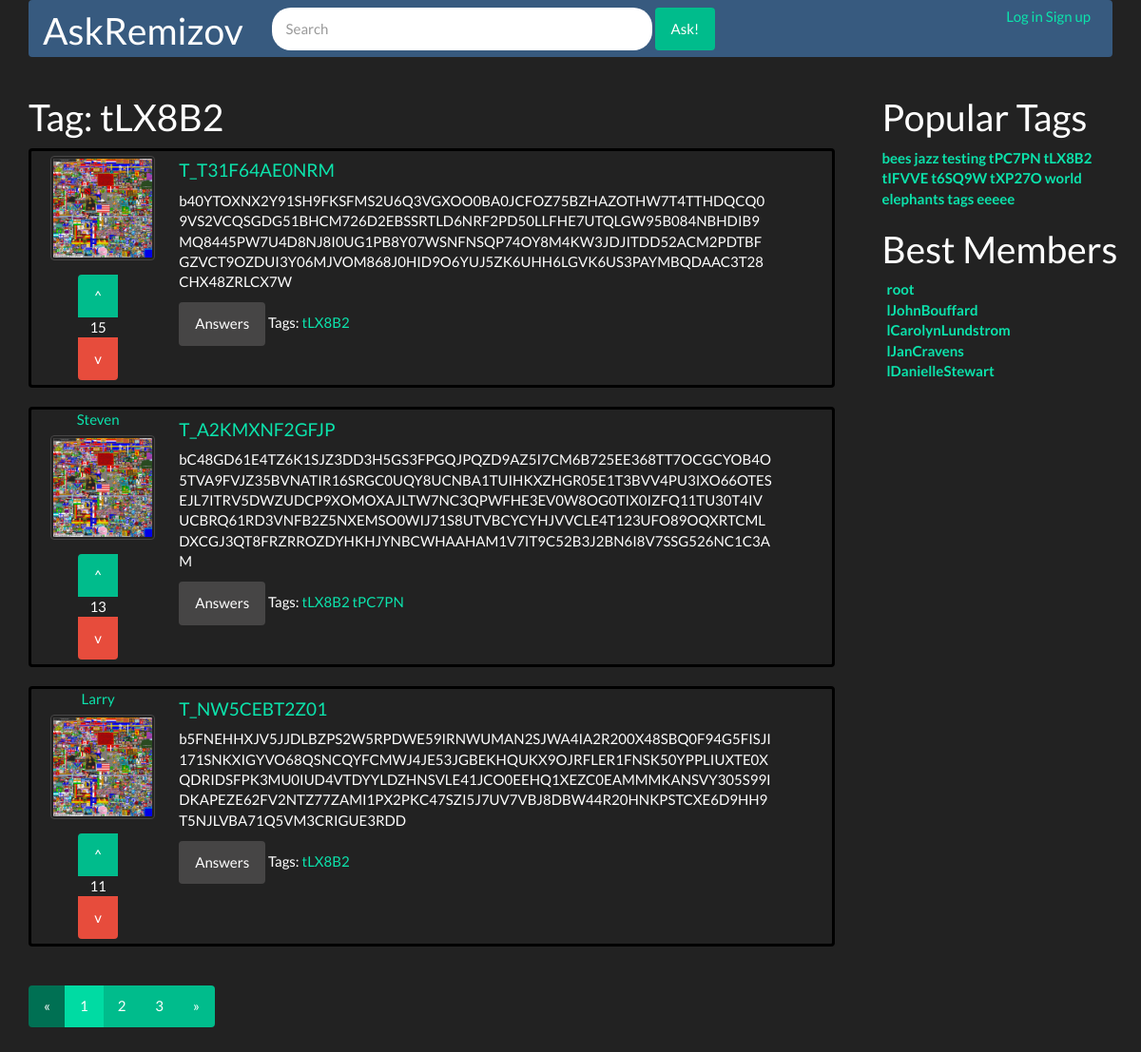
Screenshot of /question/tag/1 with the database file from the repository.
### questions/models.py (models this page shows, shortened)
class Tag(models.Model):
    text = models.CharField(max_length=MAX_TAG_LENGTH)
    objects = TagManager()

class Question(models.Model):
    author = models.ForeignKey(Profile, on_delete=models.SET(''))
    title = models.CharField(max_length=MAX_TITLE_LENGTH)
    body = models.CharField(max_length=MAX_TEXT_LENGTH)
    rating = models.IntegerField(default=0)
    publication_date = models.DateTimeField('date published', auto_now=True)
    tags = models.ManyToManyField(Tag)
    objects = QuestionManager()

class Profile(models.Model):
    user = models.OneToOneField(User, on_delete=models.CASCADE)
    rating = models.IntegerField(default=0)
    avatar = models.ImageField(upload_to='%Y/%m/%d/', default='avatar.png')
    objects = ProfileManager()

### questions/views.py (the view)
# urls.py: url(r'^tag/(?P<tag_id>[0-9]+)$', views.tag_view, name='questions_by_tag'),
def tag_view(request, tag_id='0'):
    tag = Tag.objects.get(pk=int(tag_id))
    questions = get_page(Question.objects.filter(tags__id=int(tag_id))
                         .order_by('-rating'), 3,
                         int(request.GET.get('page') or 1))
    return render(request, 'questions/tag.html', {
                  'tag': tag,
                  'get_parameters': get_GET_parameters(request),
                  'questions': questions,
                  'best_members': get_best_members(),
                  'popular_tags': Tag.objects.get_popular(16),
                  })

### questions/models.py (called while the page is built)
    def get_popular(self, number):
        return Tag.objects.annotate(num_questions=Count('question')).order_by('-num_questions')[:number]

### questions/views.py (called while the page is built)
def get_page(objects, page_size, page_number):
    paginator = Paginator(objects, page_size)
    try:
        result = paginator.page(page_number)
    except PageNotAnInteger:
        result = paginator.page(1)
    except EmptyPage:
        result = paginator.page(paginator.num_pages)
    return result

def get_GET_parameters(request):
    parameters = ''
    for parameter in (request.GET.items()):
        parameters += str(parameter[0] + '=' + parameter[1] + '&')
    return parameters

def get_best_members():
    return User.objects.order_by('profile__rating')[:5]

### templates/questions/tag.html (shortened to what this page needs)
{% load static %}
<!DOCTYPE html>
<html lang="en">
<head>
	<link href="{% static "bootstrap/css/darkly_bootstrap.css" %}" type="text/css" rel="stylesheet">
</head>
<body class="container">
	{% include 'questions/navbar.html' %}
	<div class="row">
		<div class="col-sm-9 left_side">
			<div class="row">
				<h1 class="header">Tag: {{ tag.text }}</h1>
			</div>
			{% for question in questions %}
				{% include 'questions/question.html' %}
			{% endfor %}
			{% if questions.has_other_pages %}
				<ul class="pagination">
					{% if questions.has_previous %}
						<li><a href="?{{ get_parameters }}page={{ questions.previous_page_number }}">&laquo;</a></li>
					{% else %}
						<li class="disabled"><span>&laquo;</span></li>
					{% endif %}
					{% for i in questions.paginator.page_range %}
						{% if questions.number == i %}
							<li class="active"><span>{{ i }} <span class="sr-only">(current)</span></span></li>
						{% else %}
							<li><a href="?{{ get_parameters }}page={{ i }}">{{ i }}</a></li>
						{% endif %}
					{% endfor %}
					{% if questions.has_next %}
						<li><a href="?{{ get_parameters }}page={{ questions.next_page_number }}">&raquo;</a></li>
					{% else %}
						<li class="disabled"><span>&raquo;</span></li>
					{% endif %}
				</ul>
			{% endif %}
		</div>
		<div class="col-sm-3" id="right_side">
			{% include 'questions/popular_tags.html' %}
			{% include 'questions/best_members.html' %}
		</div>
	</div>
</body>
</html>

### templates/questions/navbar.html (shortened to what this page needs)
{% load static %}
<nav class="navbar navbar-default nav">
        <div class="container-fluid">
            <div class="navbar-header"">
                <a class="navbar-brand" href="/question">
                    <h1>AskRemizov</h1>
                </a>
            </div>
            <div class="collapse navbar-collapse" id="bs-example-navbar-collapse-1">
                <form class="navbar-form navbar-left">
                    <div class="form-group">
                        <input type="text" class="form-control" placeholder="Search" id="nav_search">
                    </div>
                    <a href="{% url 'ask' %}" class="btn btn-success">
                        Ask!
                    </a>
                </form>
                <div class="navbar-right" id="avatar_navbar">
                    <div class="navbar-left">
                        <div class="navbar_img">
                        </div>
                    </div>
                    <div class="navbar-right">
                        {% if user.is_authenticated %}
                            {{ user.username }}
                            <br>
                            <a href="{% url 'settings' %}">Settings</a>
                            <a href="{% url 'logout' %}?continue={{ request.path }}">Log out</a>
                        {% else %}
                            <a href="{% url 'login' %}?continue={{ request.path }}">Log in</a>
                            <a href="{% url 'signup' %}?continue={{ request.path }}">Sign up</a>
                        {% endif %}
                    </div>
                </div>
            </div>
        </div>
    </nav>

### templates/questions/question.html
{% load static %}
<div class="question">
	<div class="col-sm-2 question_info">
		<center><a> {{ question.author.user.first_name }} </a></center>
		<a>
			{% if question.author.avatar %}
				<img src="{{ question.author.avatar.url }}" alt="72x72" class="img-thumbnail question_img">
			{% endif %}
		</a>
		<div class="rating">
			<center>
				<div class="btn-group btn-group-vertical">
					<button type="submit" class="btn btn-success" id="btn_rating">^</button>
					{{ question.rating }}
					<button type="submit" class="btn btn-danger" id="btn_rating">v</button>
				</div>
			</center>
		</div>
	</div>
	<div class="row">
		<div class="col-sm-9">
			<a href="/question/q/{{ question.id }}">
				<h4>{{ question.title }}</h4>
			</a>
			<p>{{ question.body }}</p>
			<p>
				<a href="{% url 'answers' question.id %}" class="btn btn-default">
					Answers
			    </a>
					Tags:
					{% for tag in question.tags.all %}
					<a href="{% url 'questions_by_tag' tag.id %}"> {{ tag.text }} </a>
					{% endfor %}
			</p>
		</div>
	</div>
</div>

### templates/questions/popular_tags.html
<div class="row">
	<h1>Popular Tags</h1>
</div>
<div align="left" class="row">
	{% for tag in popular_tags %}
		<a href="/question/tag/{{ tag.id }}"><b>
			{{ tag.text }}
		</b></a>
	{% endfor %}
</div>

### templates/questions/best_members.html
<div class="row">
    <h1>Best Members</h1>
</div>
<ul class="best_members">
    {% for member in best_members %}
        <li><a><b> {{ member.username }} </b></a></li>
    {% endfor %}
</ul>

### templates/questions/tag.html (style rules this page uses)
.navbar-brand { margin-top: -30px; }
.header { padding-left: 15px; display: inline-block; }
.rating { margin: 5px 5px 5px 5px; }
.question { margin-bottom: 20px; border: 3px solid #000000; border-radius: 4px; overflow-wrap: break-word; }
.question_info { text-align: center; }
.question_img { margin: 5px 5px 10px 5px; }
.navbar_img { width:42px; height:42px; margin-right:10px; }
#avatar_navbar { margin:7px 8px 0px 0px; }
li { list-style-type: none; }
ul { padding-left: 0px; margin-left: -10px; }
#nav_search { width: 400px; border-radius: 20px; }
#right_side { padding-left:50px; }

### rows the page displays
Tag: text "tLX8B2"
Question: author.avatar (placeholder picture), rating "15", title "T_T31F64AE0NRM", body "b40YTOXNX2Y91SH9FKSFMS2U6Q3VGXOO0BA0JCFOZ75BZHAZOTHW7T4TTHDQCQ09VS2VCQSGDG51BHCM726D2EBSSRTLD6NRF2PD50LLFHE7UTQLGW95B084NBHDIB9MQ8445PW7U4D8NJ8I0UG1PB8Y07WSNFNSQP74OY8M4KW3JDJITDD52ACM2PDTBFGZVCT9OZDUI3Y06MJVOM868J0HID9O6YUJ5ZK6UHH6LGVK6US3PAYMBQDAAC3T28CHX48ZRLCX7W"
Question: author.user.first_name "Steven", author.avatar (placeholder picture), rating "13", title "T_A2KMXNF2GFJP", body "bC48GD61E4TZ6K1SJZ3DD3H5GS3FPGQJPQZD9AZ5I7CM6B725EE368TT7OCGCYOB4O5TVA9FVJZ35BVNATIR16SRGC0UQY8UCNBA1TUIHKXZHGR05E1T3BVV4PU3IXO66OTESEJL7ITRV5DWZUDCP9XOMOXAJLTW7NC3QPWFHE3EV0W8OG0TIX0IZFQ11TU30T4IVUCBRQ61RD3VNFB2Z5NXEMSO0WIJ71S8UTVBCYCYHJVVCLE4T123UFO89OQXRTCMLDXCGJ3QT8FRZRROZDYHKHJYNBCWHAAHAM1V7IT9C52B3J2BN6I8V7SSG526NC1C3AM"
Tag: text "tPC7PN"
Question: author.user.first_name "Larry", author.avatar (placeholder picture), rating "11", title "T_NW5CEBT2Z01", body "b5FNEHHXJV5JJDLBZPS2W5RPDWE59IRNWUMAN2SJWA4IA2R200X48SBQ0F94G5FISJI171SNKXIGYVO68QSNCQYFCMWJ4JE53JGBEKHQUKX9OJRFLER1FNSK50YPPLIUXTE0XQDRIDSFPK3MU0IUD4VTDYYLDZHNSVLE41JCO0EEHQ1XEZC0EAMMMKANSVY305S99IDKAPEZE62FV2NTZ77ZAMI1PX2PKC47SZI5J7UV7VBJ8DBW44R20HNKPSTCXE6D9HH9T5NJLVBA71Q5VM3CRIGUE3RDD"
Tag: text "bees"
Tag: text "jazz"
Tag: text "testing"
Tag: text "tIFVVE"
Tag: text "t6SQ9W"
Tag: text "tXP27O"
Tag: text "world"
Tag: text "elephants"
Tag: text "tags"
Tag: text "eeeee"

### other values shown
{{ i }} "1"
{{ i }} "2" "3"
{{ member.username }} "root"
{{ member.username }} "lJohnBouffard"
{{ member.username }} "lCarolynLundstrom"
{{ member.username }} "lJanCravens"
{{ member.username }} "lDanielleStewart"
